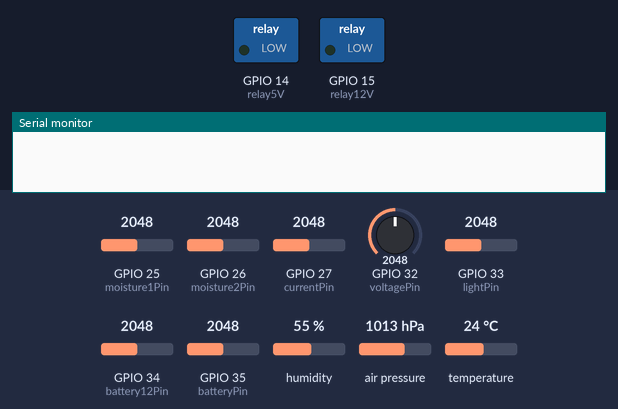
Recording of a sketch running on a simulated ESP32. Shown: switched loads named in the sketch (green lamp = pin HIGH), the last lines printed to the serial monitor. The test bench sets the inputs (shaded band); at power-on: GPIO 25 (moisture1Pin) = 2048, GPIO 26 (moisture2Pin) = 2048, GPIO 27 (currentPin) = 2048, GPIO 32 (voltagePin) = 2048, GPIO 33 (lightPin) = 2048, GPIO 34 (battery12Pin) = 2048, GPIO 35 (batteryPin) = 2048, humidity 55 %, air pressure 1013 hPa, temperature 24 °C. WiFi joins after 1.5 s; servers stay silent unless stated; uploads are accepted with an empty reply. At 18.5 s the program puts the board to deep sleep or switches it off; the recording ends there.

Above: at 0.0 s.
At 2.1 s:
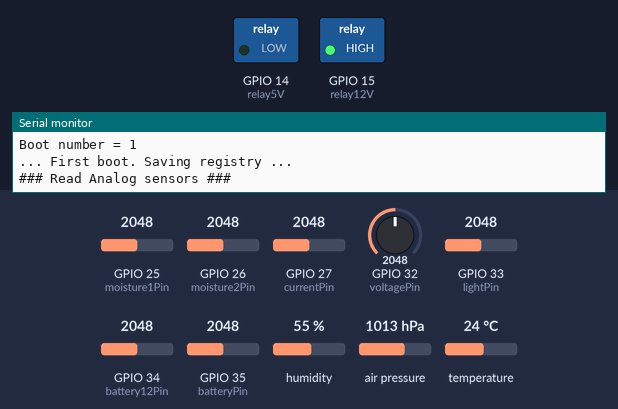
At 8.1 s:
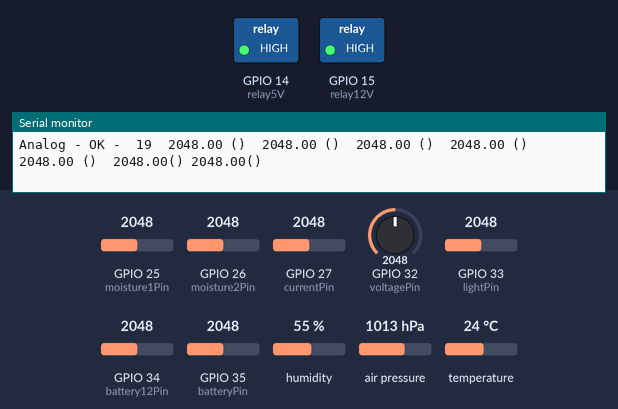
Timing chart, 0 to 9.6 s (numbered marks = the images above):
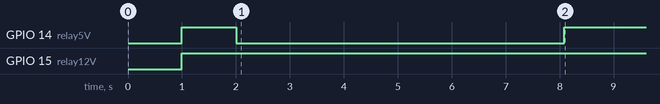

Measured:
- by itself, GPIO 14 (relay5V): LOW → HIGH at 1.0 s, → LOW 1.0 s later, → HIGH 6.1 s later
- by itself, GPIO 15 (relay12V): LOW → HIGH at 1.0 s

The sketch:

iotgrx-hidroponics.ino
```cpp
/***************************************************************************
  This is an awesome project

 ***************************************************************************/
#include <WiFiMulti.h>
#include <HTTPClient.h>
#include <ArduinoJson.h>
#include <soc/sens_reg.h>
#include <base64.h>
#include <Wire.h>
#include <Adafruit_Sensor.h>
#include <Adafruit_BME280.h>

// #define SEALEVELPRESSURE_HPA (1013.25)
#define SEALEVELPRESSURE_HPA (942.19) // Madrid
#define I2C_SDA 21
#define I2C_SCL 22
#define uS_TO_S_FACTOR 1000000 //Conversion factor for micro seconds to seconds
#define TIME_TO_SLEEP 30 * 60  //Time ESP32 will go to sleep (in seconds)
#define SENSOR_TEST 20         //Times the sensor will be read
#define SENSOR_WITHRAW 5
#define TEST_DELAY 200

// To save registry for the first time
uint64_t reg_a;
uint64_t reg_b;
uint64_t reg_c;

// Auth
String device_name = "hidroponics";
String token = "3c4751b9-b4b9-4b98-b343-d31226e7458b";
String Url = "https://iotgrx.pythonanywhere.com/api/v1";

// Wifi credentials
// const char* ssid = "MIWIFI_xua4";
// const char* password =  "RybpDPX4jHXd";
// const char* ssid = "MOVISTAR_DE60";
// const char* password =  "Jo4Ye3o3H4jUmdWpjqjj";
const char *ssid = "MIWIFI_5778";
const char *password = "6KDXENH8";

String GPIO_names[12] = {
    "hTEMP",
    "hHUMI",
    "hPRES",
    "hALTI",
    "hMOIS1",
    "hMOIS2",
    "hLIGHT",
    "hCURRENT",
    "hVOLT",
    "hPOWE",
    "hBATT",
    "hBATT12V"};

float GPIO_values[12] = {
    0.0,
    0.0,
    0.0,
    0.0,
    0.0,
    0.0,
    0.0,
    0.0,
    0.0,
    0.0,
    0.0,
    0.0};

float bmeTemp = 0.0;
float bmeHumi = 0.0;
float bmePres = 0.0;
float bmeAlti = 0.0;
float moisture1 = 0.0;
float moisture2 = 0.0;
float light = 0.0;
float current = 0.0;
float voltage = 0.0;
float power = 0.0;
float battery = 0.0;
float battery_12v = 0.0;

float bmeTempAverage = 0.0;
float bmeHumiAverage = 0.0;
float bmePresAverage = 0.0;
float bmeAltiAverage = 0.0;
float moisture1Average = 0.0;
float moisture2Average = 0.0;
float currentAverage = 0.0;
float voltageAverage = 0.0;
float lightAverage = 0.0;
float powerAverage = 0.0;
float batteryAverage = 0.0;
float batteryAverage_12v = 0.0;

int err;
int sensorCount = 0;
int duration;
int sleep_time;

// Relay
int relay12V = 15;
int relay5V = 14;

// pins
int moisture1Pin = 25;
int moisture2Pin = 26;
int lightPin = 33;
int currentPin = 27;
int voltagePin = 32;
int batteryPin = 35;
int battery12Pin = 34;

RTC_DATA_ATTR int bootCount = 0;
unsigned long delayTime;
RTC_DATA_ATTR bool protection5v = 0;
RTC_DATA_ATTR bool protection12v = 0;
int batteryMin = 540;

// Create object BME280
Adafruit_BME280 bme; // I2C
TwoWire I2CBME = TwoWire(0);

// Create object Wifi
WiFiMulti wifiMulti;

void setup()
{
  delay(1000);
  Serial.begin(115200);

  battery_12v = analogRead(battery12Pin);
  battery = analogRead(batteryPin);

  if (battery_12v < batteryMin)
  {
    protection12v = 1;
  }
  else
  {
    protection12v = 0;
  }

  if (battery < batteryMin)
  {
    Serial.println("Protection mode active. Forced sleeping");
    protection5v = 1;
    //Set timer to x seconds
    esp_sleep_enable_timer_wakeup(TIME_TO_SLEEP * uS_TO_S_FACTOR);
    delay(1000);
    esp_deep_sleep_start();
  }
  else
  {
    protection5v = 0;
  }

  pinMode(relay5V, OUTPUT);
  pinMode(relay12V, OUTPUT);
  digitalWrite(relay5V, HIGH);
  digitalWrite(relay12V, HIGH);

  Serial.println("");
  Serial.println("");
  Serial.println("");
  Serial.println("### Naos 8 ###");
  Serial.println("Device = " + device_name);
  Serial.println("Token = " + token);
  Serial.println("");
  Serial.println("## Test ##");
  Serial.println("Boot number = " + String(bootCount + 1));

  if (bootCount == 0)
  {
    Serial.println("... First boot. Saving registry ...");
    reg_a = READ_PERI_REG(SENS_SAR_START_FORCE_REG);
    reg_b = READ_PERI_REG(SENS_SAR_READ_CTRL2_REG);
    reg_c = READ_PERI_REG(SENS_SAR_MEAS_START2_REG);
  }
  else
  {
    Serial.println("... Fixing registry ...");
    WRITE_PERI_REG(SENS_SAR_START_FORCE_REG, reg_a); // fix ADC registers
    WRITE_PERI_REG(SENS_SAR_READ_CTRL2_REG, reg_b);
    WRITE_PERI_REG(SENS_SAR_MEAS_START2_REG, reg_c);
  }
  delay(1000);

  //Increment boot number and print it every reboot
  ++bootCount;

  Serial.println("");
  Serial.println("### Read Analog sensors ###");

  if (!protection12v)
  {
    digitalWrite(relay5V, LOW);
    delay(2000);
  }
  else
  {
    Serial.println("Protecting power battery");
  }

  sensorCount = 0;
  for (int i = 0; i < SENSOR_TEST; i++)
  {
    moisture1 = analogRead(moisture1Pin);
    moisture2 = analogRead(moisture2Pin);
    current = analogRead(currentPin);
    voltage = analogRead(voltagePin);
    light = analogRead(lightPin);
    battery = analogRead(batteryPin);
    battery_12v = analogRead(battery12Pin);

    Serial.print("Analog - OK -  " + String(i) + "  ");
    Serial.print(String(moisture1) + " ()  ");
    Serial.print(String(moisture2) + " ()  ");
    Serial.print(String(current) + " ()  ");
    Serial.print(String(voltage) + " ()  ");
    Serial.print(String(light) + " ()  ");
    Serial.print(String(battery) + "() ");
    Serial.println(String(battery_12v) + "()");

    moisture1Average = moisture1Average + moisture1;
    moisture2Average = moisture2Average + moisture2;
    currentAverage = currentAverage + current;
    voltageAverage = voltageAverage + voltage;
    lightAverage = lightAverage + light;
    batteryAverage = batteryAverage + battery;
    batteryAverage_12v = batteryAverage_12v + battery_12v;

    sensorCount++;
    delay(TEST_DELAY);
  }

  // Stop power in sensors
  digitalWrite(relay5V, HIGH);
  delay(200);

  moisture1Average = moisture1Average / sensorCount;
  moisture2Average = moisture2Average / sensorCount;
  currentAverage = currentAverage / sensorCount;
  voltageAverage = voltageAverage / sensorCount;
  lightAverage = lightAverage / sensorCount;
  batteryAverage = batteryAverage / sensorCount;
  batteryAverage_12v = batteryAverage_12v / sensorCount;

  Serial.print("Analog - FINAL  ");
  Serial.print(String(moisture1Average) + " ()  ");
  Serial.print(String(moisture2Average) + " ()  ");
  Serial.print(String(currentAverage) + " ()  ");
  Serial.print(String(voltageAverage) + " ()  ");
  Serial.print(String(lightAverage) + " ()  ");
  Serial.print(String(batteryAverage) + "() ");
  Serial.println(String(batteryAverage_12v) + "()");

  GPIO_values[4] = moisture1Average;
  GPIO_values[5] = moisture2Average;
  GPIO_values[6] = lightAverage;
  GPIO_values[7] = currentAverage;
  GPIO_values[8] = voltageAverage;
  GPIO_values[9] = voltageAverage * currentAverage;
  GPIO_values[10] = batteryAverage;
  GPIO_values[11] = batteryAverage_12v;

  if (batteryAverage_12v < batteryMin)
  {
    protection12v = 1;
    Serial.println("Protection 12v enabled");
    GPIO_values[4] = 0;
    GPIO_values[5] = 0;
    GPIO_values[6] = 0;
    GPIO_values[7] = 0;
    GPIO_values[8] = voltageAverage;
    GPIO_values[9] = 0;
    GPIO_values[10] = batteryAverage;
    GPIO_values[11] = batteryAverage_12v;
  }
  else
  {
    protection12v = 0;
    Serial.println("Protection 12v disabled");
  }

  // I2C for bme
  Serial.println("");
  Serial.println("### Testing BME ###");
  I2CBME.begin(I2C_SDA, I2C_SCL, 100000);

  bool status;
  status = bme.begin(0x76, &I2CBME);

  if (!status)
  {
    Serial.println("Could not find a valid BME280 sensor, check wiring!");
    while (1)
      ;
  }
  Serial.println("Connected to BME280");

  sensorCount = 0;
  for (int i = 0; i < SENSOR_TEST; i++)
  {

    bmeTemp = bme.readTemperature();
    bmeHumi = bme.readHumidity();
    bmePres = bme.readPressure() / 100.0F;
    bmeAlti = bme.readAltitude(SEALEVELPRESSURE_HPA);
    delay(TEST_DELAY);

    if (bmeTemp > 0.1 && (i > SENSOR_WITHRAW - 1))
    {
      bmeTempAverage = bmeTempAverage + bmeTemp;
      bmeHumiAverage = bmeHumiAverage + bmeHumi;
      bmePresAverage = bmePresAverage + bmePres;
      bmeAltiAverage = bmeAltiAverage + bmeAlti;
      sensorCount++;

      Serial.print("BME280 - OK  " + String(i) + "  ");
      Serial.print(String(bmeTemp) + " *C  ");
      Serial.print(String(bmeHumi) + " %  ");
      Serial.print(String(bmePres) + " hPa  ");
      Serial.println(String(bmeAlti) + " m");
    }
    else
    {
      Serial.print("BME280 - KO  " + String(i) + "  ");
      Serial.print(String(bmeTemp) + " *C  ");
      Serial.print(String(bmeHumi) + " %  ");
      Serial.print(String(bmePres) + " hPa  ");
      Serial.println(String(bmeAlti) + " m");
    }
  }

  if (sensorCount > 0)
  {
    bmeTemp = bmeTempAverage / sensorCount;
    bmeHumi = bmeHumiAverage / sensorCount;
    bmePres = bmePresAverage / sensorCount;
    bmeAlti = bmeAltiAverage / sensorCount;
  }
  else
  {
    bmeTemp = 0;
    bmeHumi = 0;
    bmePres = 0;
    bmeAlti = 0;
  }

  Serial.print("BME280 - FINAL ");
  Serial.print(String(bmeTemp) + " *C  ");
  Serial.print(String(bmeHumi) + " %  ");
  Serial.print(String(bmePres) + " hPa  ");
  Serial.println(String(bmeAlti) + " m");

  GPIO_values[0] = bmeTemp;
  GPIO_values[1] = bmeHumi;
  GPIO_values[2] = bmePres;
  GPIO_values[3] = bmeAlti;

  delay(1000);

  StaticJsonDocument<1024> event;
  StaticJsonDocument<128> sensor;

  event["device"]["id"] = device_name;
  event["device"]["boot"] = bootCount;

  JsonArray datos = event.createNestedArray("data");

  for (int i = 0; i < 12; i++)
  {
    sensor["id"] = GPIO_names[i];
    sensor["value"] = GPIO_values[i];
    datos.add(sensor);
  }

  char buffer[1024];
  serializeJson(event, buffer);
  Serial.println("");
  Serial.println("### Results ###");
  Serial.println(buffer);
  delay(1000);

  wifiMulti.addAP(ssid, password);
  delay(1000);

  Serial.println("");
  Serial.println("### Connecting Wifi... ###");

  if (wifiMulti.run() == WL_CONNECTED)
  {
    Serial.print("Connected: ");
    Serial.println(WiFi.localIP());
    delay(1000);
  }

  // Sending results of the tests
  if (WiFi.status() == WL_CONNECTED)
  {

    HTTPClient http;
    http.addHeader("Content-Type", "application/json"); //Specify content-type header
    http.addHeader("Authorization", token);
    http.begin(Url + "/events"); //Specify destination for HTTP request
    Serial.println("Launching POST data from sensors...");
    int httpResponseCode = http.POST(buffer); //Send the actual POST request

    if (httpResponseCode == 201)
    {
      String response = http.getString(); //Get the response to the request
      Serial.println("OK - Data sent");
    }

    else
    {
      Serial.print("Error on sending POST: ");
      String response = http.getString();
      Serial.println(httpResponseCode);
      //Serial.println(response);
    }

    http.end(); //Free resources
  }
  else
  {
    Serial.println("Not possible to send results, no wifi");
  }

  if (!protection12v)
  {
    // Require watering
    if (WiFi.status() == WL_CONNECTED)
    {
      HTTPClient httpWater;
      httpWater.addHeader("Content-Type", "application/json"); //Specify content-type header
      httpWater.addHeader("Authorization", token);
      httpWater.begin(Url + "/water/" + device_name); //Specify destination for HTTP request
      Serial.println("Launching GET to water ...");
      int httpResponseCode = httpWater.GET(); //Send the actual GET request

      if (httpResponseCode == 200)
      {

        String response = httpWater.getString(); //Get the response to the request
        Serial.println("200 OK");
        Serial.println(response);
        duration = response.toInt();
      }

      else
      {
        Serial.print("Error on sending watering GET: ");
        String response = httpWater.getString();
        Serial.println(httpResponseCode);
        if (httpResponseCode == 404)
        {
          duration = 0;
        }
        //Serial.println(response);
      }

      httpWater.end(); //Free resources for water
    }
    else
    {
      Serial.println("Using standard watering, no wifi");
      duration = 15000;
    }

    Serial.println("Watering for: " + String(duration) + " ms");
    digitalWrite(relay12V, LOW);
    delay(duration);
    digitalWrite(relay12V, HIGH);

    if (WiFi.status() == WL_CONNECTED && duration > 0)
    {
      HTTPClient httpLog;
      httpLog.addHeader("Content-Type", "application/json"); //Specify content-type header
      httpLog.addHeader("Authorization", token);
      httpLog.begin(Url + "/water/log"); //Specify destination for HTTP request

      StaticJsonDocument<128> logEvent;
      logEvent["device_code"] = device_name;
      logEvent["duration"] = duration;
      serializeJson(logEvent, buffer);
      Serial.println("Sending log");
      Serial.println(buffer);

      Serial.println("");
      Serial.println("Launching POST to log watering event ...");
      int httpResponseCode = httpLog.POST(buffer); //Send the actual POST request

      if (httpResponseCode == 201)
      {
        String response = httpLog.getString(); //Get the response to the request
        Serial.println("201 Created");
        Serial.println(response);
      }
      else
      {
        Serial.print("Error on sending GET: ");
        String response = httpLog.getString();
        Serial.println(httpResponseCode);
        //Serial.println(response);
      }

      httpLog.end(); //Free resources for log
    }
    else
    {
      Serial.println("Water log not sent");
    }
  }

  if (WiFi.status() == WL_CONNECTED)
  {
    HTTPClient httpSleep;
    httpSleep.begin(Url + "/sleep/" + device_name); //Specify destination for HTTP request
    Serial.println("Launching GET to water ...");
    int httpResponseCode = httpSleep.GET(); //Send the actual GET request

    if (httpResponseCode == 200)
    {

      String response = httpSleep.getString(); //Get the response to the request
      Serial.println("200 OK");
      Serial.println(response);
      sleep_time = response.toInt();
      esp_sleep_enable_timer_wakeup(sleep_time * uS_TO_S_FACTOR);
      Serial.println("### Sleeping for " + String(sleep_time) + " secs ###");
    }

    httpSleep.end(); //Free resources for sleep
  }
  else
  {
    //Set timer to x seconds
    esp_sleep_enable_timer_wakeup(TIME_TO_SLEEP * uS_TO_S_FACTOR);
    delay(1000);
    Serial.println("### Sleeping for " + String(TIME_TO_SLEEP) + " secs ###");
  }

  //Go to sleep now
  esp_deep_sleep_start();
}

void loop()
{
}
```
